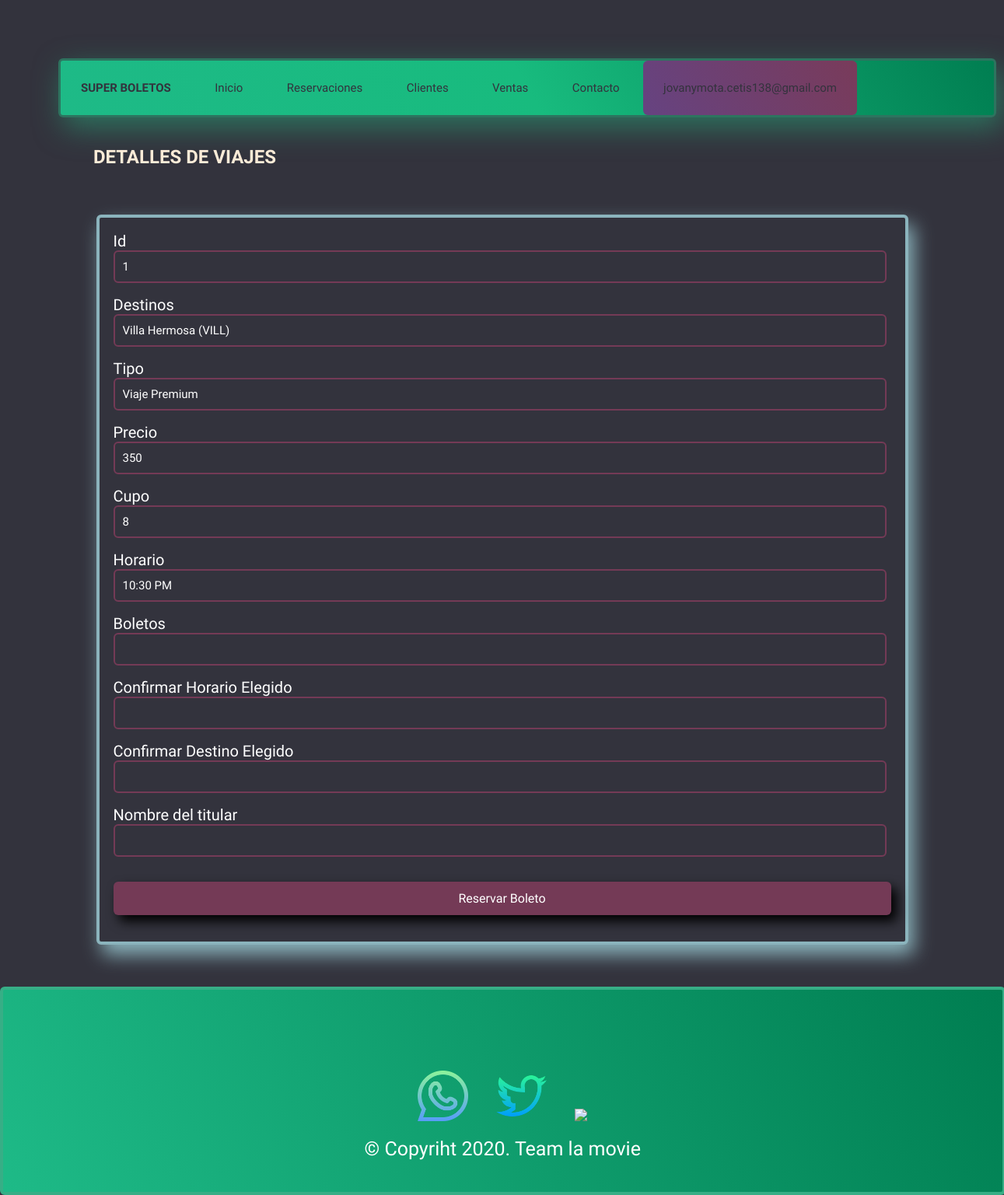
/detalle.php?id=1 (signed in), run on the app's committed database.
### tables this page shows
CREATE TABLE `productos` (
  `Id` int(11) NOT NULL,
  `Destino` varchar(120) DEFAULT NULL,
  `IdTipoProducto` int(11) DEFAULT NULL,
  `Cupo` int(11) DEFAULT NULL,
  `precio` float DEFAULT NULL,
  `Horarioss` varchar(55) NOT NULL
);

CREATE TABLE `tipoproductos` (
  `Id` int(11) NOT NULL,
  `Tipo` varchar(50) DEFAULT NULL
);

### detalle.php (the view, shortened to what this page needs)
<?php
if(isset($_SESSION['nombreUsuario']))
{
	$usuarioSesion=$_SESSION['nombreUsuario'];
    $tipoSesion=$_SESSION['tipoUsuario'];
    $id=$_GET['id'];
    include_once 'conexion.php';
    $mysqlConexion=new mysqli($servidorBD,$usuarioBD,$claveBD,$nombreBD);
    $consulta="SELECT P.Id,P.destino,TP.Tipo,P.Precio,P.Cupo,P.Horarioss FROM productos as P JOIN tipoproductos as TP on P.IdTipoProducto=TP.Id WHERE P.Id='".$id."'";
    $resultado=$mysqlConexion->query($consulta);
    if($registro=$resultado->fetch_array(MYSQLI_ASSOC))
    {
        $destino=$registro['destino'];
        $Tipo=$registro['Tipo'];
        $precio=$registro['Precio'];
        $Cupo=$registro['Cupo'];
        $Horarioss=$registro['Horarioss'];
    }
}
else
{
	$usuarioSesion='';
	$tipoSesion='';
}
?>
<!DOCTYPE html>
<html>
	<head>
        <link rel="stylesheet" href="css/estiloss.css">
	</head>
	<body>
		<ul class="menu">
            <li><strong><a href="inicio.php">SUPER BOLETOS</a></strong></li>
            <?php
            if($usuarioSesion<>'' && $tipoSesion==1)
            {
            ?>
            <li><a href="inicio.php">Inicio</a></li>
            <li><a href="catalogo.php">Reservaciones</a></li>
            <li><a href="Clientes.php">Clientes</a></li>
            <li><a href="Ventas.php">Ventas</a></li>
            <li><a href="contacto.php">Contacto</a></li>
            <?php
        }
            ?>
            <li class="perfil"><a  href="logout.php" >
            <?php
            if($usuarioSesion<>'')
            {
                echo $usuarioSesion;
            }
            else
            {
                echo 'Iniciar sesión';
            }
            ?>
            </a>
            </li>
        </ul>
        <br>
        <header class="tab">
            <br>
			<h2>DETALLES DE VIAJES</h2>
        </header>
            <form  class="tabla" action="guardarCompra.php" method="post">
                            <label class="label">Id</label>
                            <input class="control" type="text" name="id" readonly value="<?php echo $id ?>">
                            <label class="label">Destinos</label>
                            <input class="control" type="text" name="destino" readonly value="<?php echo $destino?>">
                            <label class="label">Tipo</label>
                            <input class="control" type="text" name="Tipo" readonly value="<?php echo $Tipo?>">
                            <label class="label">Precio</label>
                            <input  class="control" type="text" name="precio" readonly value="<?php echo $precio ?>">
                            <label class="label">Cupo</label>
                            <input class="control" type="text" name="Cupo" readonly value="<?php echo $Cupo?>">
                            <label class="label">Horario</label>
                            <input class="control" type="text" name="Cupo" readonly value="<?php echo $Horarioss?>">
                            <label class="label">Boletos</label>
                            <input class="control" type="text" name="Pasajeros" required>
                            <label class="label">Confirmar Horario Elegido</label>
                            <input class="control" type="text" name="Horarios" required>
                            <label class="label">Confirmar Destino Elegido</label>
                            <input class="control" type="text" name="Lugar" required>
                            <label class="label">Nombre del titular</label>
                            <input class="control" type="text" name="Titular" required>
                            <br>
                            <input class="boton" type="submit" value="Reservar Boleto">
                </form>
            <br><br><br><div class="piepagina">
        <br>
        <a href="https://api.whatsapp.com/send?phone=+529611604999&text=hola" target="_blank" rel="noopener noreferrer"> <img src="img/wha.png" width="65px"></a>
        <a href="https://twitter.com/bkevinprince7" target="_blank" rel="noopener noreferrer"><img src="img/twitter.png" width="65px"></a>
        <a href="https://www.facebook.com/kevin.prince99" target="_blank" rel="noopener noreferrer"><img src="img/facebook.png" width="65px"></a>
       <br>
       <p>&copy; Copyriht 2020.  Team la movie</p>
    </div>
	</body>
</html>

### css/estiloss.css (style rules this page uses)
body { font-family: arial, helvetica; background-color: rgba(51, 51, 61, 100%); margin-top: 50px; background-repeat: no-repeat; margin: 0; padding: 0; }
.menu { list-style: none; padding: 0; background:linear-gradient(240deg,#007e51,#18bb7e,#1eba87); border-radius: 6px; width: 100%; height: 70px; max-width: 1200px; margin-top: 75px; margin-left: 75px; border: 3px solid #2d745f; box-shadow: 7px 13px 37px #2d745f; }
.menu li a { text-decoration: none; color: #33333d; padding: 26px; display: block; font-family: 'Varela Round', sans-serif; }
.menu li { display: inline-block; text-align: center; font-family: 'Varela Round', sans-serif; font-size: 15px; }
.perfil { background:linear-gradient(240deg,#793b5a,#664381); border-radius: 6px; }
h2 { color: antiquewhite; font-family: 'Varela Round', sans-serif; }
.tab { font-family: 'Varela Round', sans-serif; color: white; margin-left: 120px; }
.tabla { width: 1000px; background: #33333d; padding: 18px; margin: auto; margin-top: 60px; border-radius: 6px; font-family: 'Varela Round', sans-serif; color: white; border: 4px solid #8bb4bd; box-shadow: 7px 13px 25px #8bb4bd; }
.boton { width: 100%; background: #743a56; border-style: solid; border-color: aliceblue; border: none; padding: 12px; color: white; margin: 16px 0; font-size: 16px; border-radius: 6px; box-shadow: 7px 8px 15px #000; font-family: 'Varela Round', sans-serif; }
.control { width: 97%; background: #33333d; padding: 10px; border-radius: 6px; margin-bottom: 16px; border: 2px solid #743a56; font-family: 'Varela Round', sans-serif; font-size: 15px; color: white; }
.label { color: white; font-size: 20px; font-family: 'Varela Round', sans-serif; }
* { margin: 0; padding: 0; }
a img { padding: 15px; }
.piepagina { width: 99.5%; height: 200px; background:linear-gradient(240deg,#007e51,#1eba87); font-family: 'Varela Round', sans-serif; bottom: 0; position: relative; left: 0; text-align: center; border: 4px solid #37ae86 ; margin: 0; border-radius: 6px; padding-top: 60px; color: white; font-size: 25px; }

### data on the page
productos: destino "Villa Hermosa (VILL)", Tipo "Viaje Premium", precio "350", Cupo "8", Cupo "10:30 PM"

### other printed values
$usuarioSesion "jovanymota.cetis138@gmail.com"
